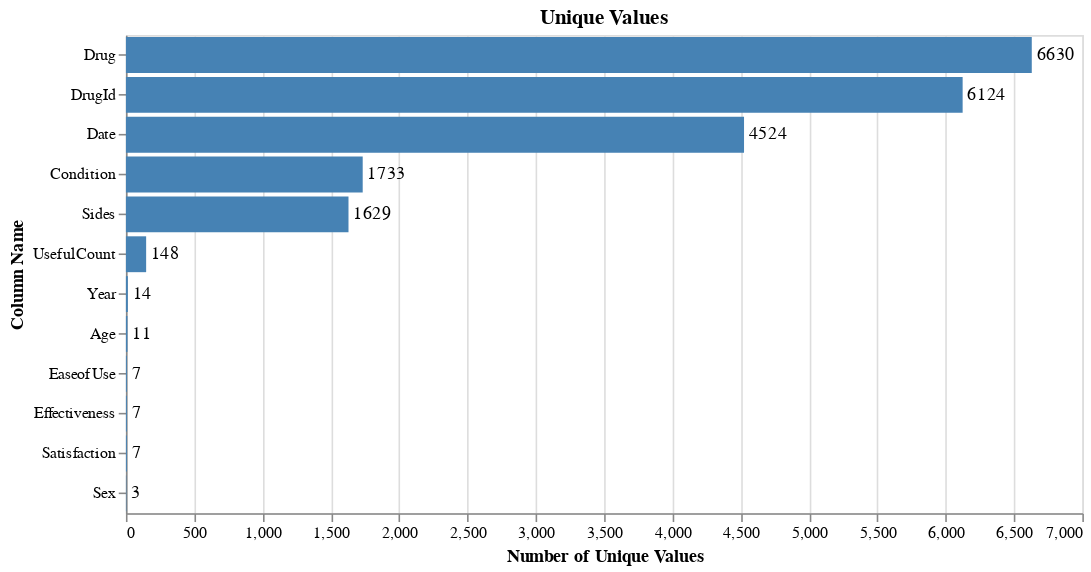

Notebook code cell kept with this figure:
### Markdown cell above
### Barchart de Unique Values

### Code cell
uniques = pd.DataFrame({
    "columns": [col for col in df.columns if col != "Reviews"],
    "num of unique values": [df[col].nunique() for col in df.columns if col != "Reviews"]
})

bar_chart = alt.Chart(uniques).mark_bar(color='steelblue').encode(
    x=alt.X('num of unique values:Q', title='Number of Unique Values'),
    y=alt.Y('columns:N', title='Column Name', sort='-x'),
    tooltip=[alt.Tooltip('columns:N', title='Column'), alt.Tooltip('num of unique values:Q', title='Unique Values')]
).properties(
    title='Unique Values',
    width=600,
    height=300
)

text = bar_chart.mark_text(
    align='left',
    baseline='middle',
    dx=3
).encode(
    text='num of unique values:Q'
)

final_chart = alt.layer(bar_chart, text)

final_chart

### Figure 1 — Vega-Lite specification as saved in the notebook (floating-point values rounded to 4 significant figures)
{"config": {"view": {"continuousWidth": 400, "continuousHeight": 300}}, "layer": [{"mark": {"type": "bar", "color": "steelblue"}, "encoding": {"tooltip": [{"field": "columns", "title": "Column", "type": "nominal"}, {"field": "num of unique values", "title": "Unique Values", "type": "quantitative"}], "x": {"field": "num of unique values", "title": "Number of Unique Values", "type": "quantitative"}, "y": {"field": "columns", "sort": "-x", "title": "Column Name", "type": "nominal"}}, "height": 300, "title": "Unique Values", "width": 600}, {"mark": {"type": "text", "align": "left", "baseline": "middle", "dx": 3}, "encoding": {"text": {"field": "num of unique values", "type": "quantitative"}, "tooltip": [{"field": "columns", "title": "Column", "type": "nominal"}, {"field": "num of unique values", "title": "Unique Values", "type": "quantitative"}], "x": {"field": "num of unique values", "title": "Number of Unique Values", "type": "quantitative"}, "y": {"field": "columns", "sort": "-x", "title": "Column Name", "type": "nominal"}}, "height": 300, "title": "Unique Values", "width": 600}], "data": {"name": "data-5cdeefc2bd7c80f8d06cfdd42c3245a9"}, "$schema": "https://vega.github.io/schema/vega-lite/v4.17.0.json", "datasets": {"data-5cdeefc2bd7c80f8d06cfdd42c3245a9": [{"columns": "Age", "num of unique values": 11}, {"columns": "Condition", "num of unique values": 1733}, {"columns": "Date", "num of unique values": 4524}, {"columns": "Drug", "num of unique values": 6630}, {"columns": "DrugId", "num of unique values": 6124}, {"columns": "EaseofUse", "num of unique values": 7}, {"columns": "Effectiveness", "num of unique values": 7}, {"columns": "Satisfaction", "num of unique values": 7}, {"columns": "Sex", "num of unique values": 3}, {"columns": "Sides", "num of unique values": 1629}, {"columns": "UsefulCount", "num of unique values": 148}, {"columns": "Year", "num of unique values": 14}]}}
